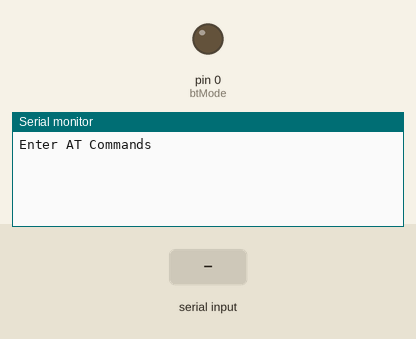
This sketch was run on a simulated Arduino Uno, built with avr-gcc and run on an emulated ATmega328P. On the bench: output pins drawn as LEDs (lit = HIGH), the last lines printed to the serial monitor. The test bench sets the inputs (shaded band). Pins used as bus, display or sensor lines are not drawn.

Above: at 3.2 s.
3.3 s: "1" received over the second serial link
At 4.3 s:
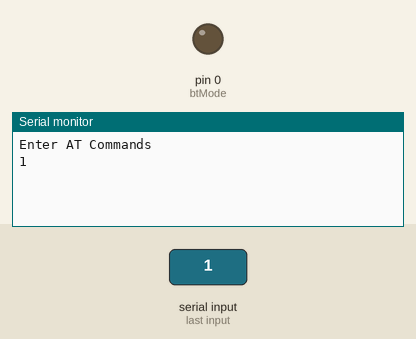
4.8 s: "0" received over the second serial link
At 5.4 s:
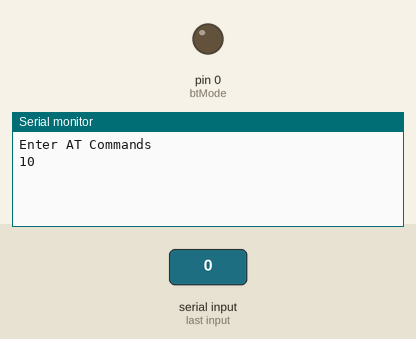

The sketch:

bluetooth_test_nodemcu.ino
```cpp
#include <SoftwareSerial.h>
SoftwareSerial BTSerial(5,16);//tx/rx
int btPower=4,btMode=0,btState=2;
void setup(){

  pinMode(btPower,OUTPUT);
  pinMode(btMode,OUTPUT);
  pinMode(btState,INPUT);
  digitalWrite(btMode,LOW);
  delay(2000);
  digitalWrite(btPower,HIGH);

  BTSerial.begin(38400);
  Serial.begin(38400);
  Serial.println("Enter AT Commands");

}

void loop(){
  if(BTSerial.available()){
    Serial.write((BTSerial.read()));

  }
  if(Serial.available()){
    BTSerial.write((Serial.read()));
  }
}
```

Measured:
- after the input at 3.3 s, the serial monitor: prints a new line at once (image 1)
- after the input at 4.8 s, the serial monitor: prints a new line at once (image 2)
